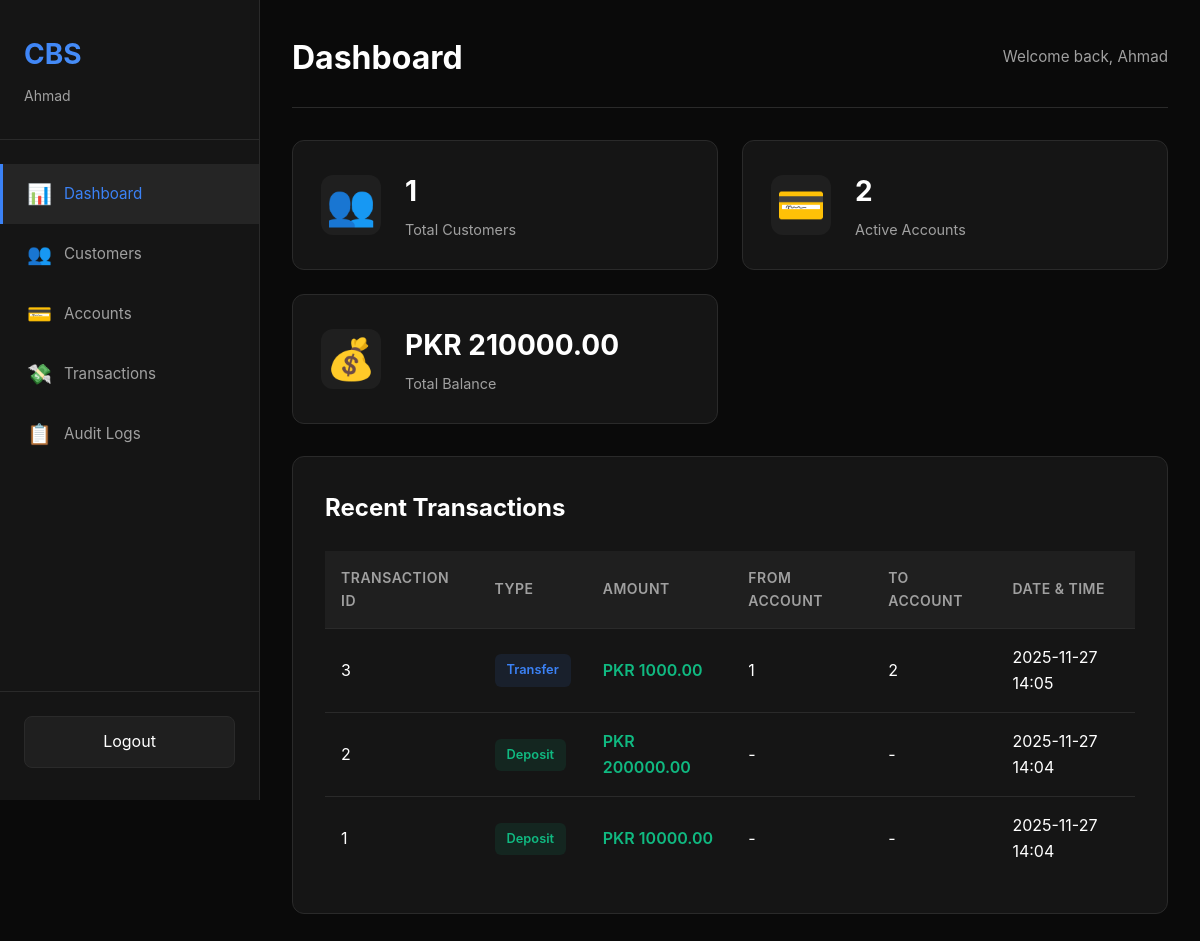
Screenshot of / (signed in) with the database file from the repository.
### app.py (models this page shows)
class TransactionLog(db.Model):
    TransID = db.Column(db.Integer, primary_key=True)
    FromAccount = db.Column(db.Integer)
    ToAccount = db.Column(db.Integer)
    Amount = db.Column(db.Float, nullable=False)
    Type = db.Column(db.String(20), nullable=False)
    DateTime = db.Column(db.DateTime, default=datetime.utcnow)
    UserID = db.Column(db.Integer)

### app.py (the view)
@app.route("/")
@login_required
def index():
    customers = Customer.query.filter_by(UserID=session["user"]).all()
    accounts = Account.query.join(Customer).filter(Customer.UserID == session["user"]).all()
    total_balance = sum([acc.Balance for acc in accounts])
    recent_transactions = TransactionLog.query.filter_by(UserID=session["user"]).order_by(TransactionLog.DateTime.desc()).limit(5).all()
    return render_template("index.html",
                         customer_count=len(customers),
                         account_count=len(accounts),
                         total_balance=total_balance,
                         recent_transactions=recent_transactions)

### app.py (called while the page is built)
def login_required(fn):
    @wraps(fn)
    def wrapper(*args, **kwargs):
        if "user" not in session:
            return redirect("/login")
        return fn(*args, **kwargs)
    return wrapper

### Templates/index.html (shortened to what this page needs)
{% extends "base.html" %}
{% block content %}
<div class="page-header">
    <h1>Dashboard</h1>
    <p>Welcome back, {{ session.username }}</p>
</div>
<div class="stats-grid">
    <div class="stat-card">
        <div class="stat-icon">👥</div>
        <div class="stat-info">
            <h3>{{ customer_count }}</h3>
            <p>Total Customers</p>
        </div>
    </div>
    <div class="stat-card">
        <div class="stat-icon">💳</div>
        <div class="stat-info">
            <h3>{{ account_count }}</h3>
            <p>Active Accounts</p>
        </div>
    </div>
    <div class="stat-card">
        <div class="stat-icon">💰</div>
        <div class="stat-info">
            <h3>PKR {{ "%.2f"|format(total_balance) }}</h3>
            <p>Total Balance</p>
        </div>
    </div>
</div>
<div class="content-box">
    <h2>Recent Transactions</h2>
    <div class="table-responsive">
        <table class="data-table">
            <thead>
                <tr>
                    <th>Transaction ID</th>
                    <th>Type</th>
                    <th>Amount</th>
                    <th>From Account</th>
                    <th>To Account</th>
                    <th>Date & Time</th>
                </tr>
            </thead>
            <tbody>
                {% for trans in recent_transactions %}
                <tr>
                    <td>{{ trans.TransID }}</td>
                    <td><span class="badge badge-{{ trans.Type.lower() }}">{{ trans.Type }}</span></td>
                    <td class="amount">PKR {{ "%.2f"|format(trans.Amount) }}</td>
                    <td>{{ trans.FromAccount or '-' }}</td>
                    <td>{{ trans.ToAccount or '-' }}</td>
                    <td>{{ trans.DateTime.strftime('%Y-%m-%d %H:%M') }}</td>
                </tr>
                {% endfor %}
            </tbody>
        </table>
    </div>
</div>
{% endblock %}

### Static/style.css (style rules this page uses)
* { margin: 0; padding: 0; box-sizing: border-box; }
:root { --bg-primary: #0a0a0a; --bg-secondary: #151515; --bg-tertiary: #1f1f1f; --text-primary: #ffffff; --text-secondary: #a0a0a0; --accent-blue: #3b82f6; --accent-green: #10b981; --accent-red: #ef4444; --accent-yellow: #f59e0b; --border-color: #2a2a2a; --hover-bg: #252525; }
body { font-family: -apple-system, BlinkMacSystemFont, 'Segoe UI', Roboto, 'Helvetica Neue', Arial, sans-serif; background: var(--bg-primary); color: var(--text-primary); line-height: 1.6; }
.page-header { display: flex; justify-content: space-between; align-items: center; margin-bottom: 2rem; padding-bottom: 1.5rem; border-bottom: 1px solid var(--border-color); }
.page-header h1 { font-size: 2rem; font-weight: 700; }
.page-header p { color: var(--text-secondary); font-size: 0.95rem; }
.stats-grid { display: grid; grid-template-columns: repeat(auto-fit, minmax(280px, 1fr)); gap: 1.5rem; margin-bottom: 2rem; }
.stat-card { background: var(--bg-secondary); border: 1px solid var(--border-color); border-radius: 12px; padding: 1.75rem; display: flex; align-items: center; gap: 1.5rem; transition: all 0.2s; }
.stat-icon { font-size: 2.5rem; width: 60px; height: 60px; display: flex; align-items: center; justify-content: center; background: var(--bg-tertiary); border-radius: 12px; }
.stat-info h3 { font-size: 1.75rem; font-weight: 700; margin-bottom: 0.25rem; }
.stat-info p { color: var(--text-secondary); font-size: 0.9rem; }
.content-box { background: var(--bg-secondary); border: 1px solid var(--border-color); border-radius: 12px; padding: 2rem; margin-bottom: 2rem; }
.content-box h2 { margin-bottom: 1.5rem; font-size: 1.5rem; }
.table-responsive { overflow-x: auto; }
.data-table { width: 100%; border-collapse: collapse; }
.data-table thead { background: var(--bg-tertiary); }
.data-table th { padding: 1rem; text-align: left; font-weight: 600; color: var(--text-secondary); font-size: 0.875rem; text-transform: uppercase; letter-spacing: 0.5px; }
.data-table td { padding: 1rem; border-top: 1px solid var(--border-color); }
.data-table tbody tr { transition: background 0.2s; }
.amount { font-weight: 600; color: var(--accent-green); }
.badge { padding: 0.375rem 0.75rem; border-radius: 6px; font-size: 0.8rem; font-weight: 600; display: inline-block; }
.badge-deposit { background: rgba(16, 185, 129, 0.1); color: var(--accent-green); }
.badge-transfer { background: rgba(59, 130, 246, 0.1); color: var(--accent-blue); }

### rows the page displays
TransactionLog: Amount "1000.00"
TransactionLog: Amount "200000.00"
TransactionLog: Amount "10000.00"

### other values shown
{{ session.username }} "Ahmad"
{{ customer_count }} "1"
{{ account_count }} "2"
{{ "%.2f"|format(total_balance) }} "210000.00"
